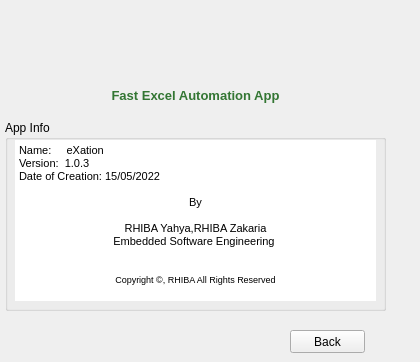
      <widget class="QWidget" name="page_5">
       <widget class="QLabel" name="label_17">
        <property name="geometry">
         <rect>
          <x>-10</x>
          <y>80</y>
          <width>411</width>
          <height>31</height>
         </rect>
        </property>
        <property name="styleSheet">
         <string notr="true">font: 14pt &quot;Terminal&quot;;
color: rgba(0, 85, 0, 201);</string>
        </property>
        <property name="text">
         <string>&lt;html&gt;&lt;head/&gt;&lt;body&gt;&lt;p align=&quot;center&quot;&gt;&lt;span style=&quot; font-size:10pt; font-weight:600;&quot;&gt;Fast Excel Automation App&lt;/span&gt;&lt;/p&gt;&lt;/body&gt;&lt;/html&gt;</string>
        </property>
       </widget>
       <widget class="QLabel" name="label_18">
        <property name="geometry">
         <rect>
          <x>180</x>
          <y>30</y>
          <width>41</width>
          <height>41</height>
         </rect>
        </property>
        <property name="text">
         <string/>
        </property>
        <property name="pixmap">
         <pixmap>icon.png</pixmap>
        </property>
        <property name="scaledContents">
         <bool>true</bool>
        </property>
       </widget>
       <widget class="QGroupBox" name="groupBox_3">
        <property name="geometry">
         <rect>
          <x>5</x>
          <y>120</y>
          <width>381</width>
          <height>191</height>
         </rect>
        </property>
        <property name="title">
         <string>App Info</string>
        </property>
        <widget class="QTextBrowser" name="textBrowser_2">
         <property name="geometry">
          <rect>
           <x>10</x>
           <y>20</y>
           <width>361</width>
           <height>161</height>
          </rect>
         </property>
         <property name="styleSheet">
          <string notr="true">border:none;</string>
         </property>
         <property name="html">
          <string>&lt;!DOCTYPE HTML PUBLIC &quot;-//W3C//DTD HTML 4.0//EN&quot; &quot;http://www.w3.org/TR/REC-html40/strict.dtd&quot;&gt;
&lt;html&gt;&lt;head&gt;&lt;meta name=&quot;qrichtext&quot; content=&quot;1&quot; /&gt;&lt;style type=&quot;text/css&quot;&gt;
p, li { white-space: pre-wrap; }
&lt;/style&gt;&lt;/head&gt;&lt;body style=&quot; font-family:'MS Shell Dlg 2'; font-size:8.25pt; font-weight:400; font-style:normal;&quot;&gt;
&lt;p style=&quot; margin-top:0px; margin-bottom:0px; margin-left:0px; margin-right:0px; -qt-block-indent:0; text-indent:0px;&quot;&gt;Name:     eXation&lt;/p&gt;
&lt;p style=&quot; margin-top:0px; margin-bottom:0px; margin-left:0px; margin-right:0px; -qt-block-indent:0; text-indent:0px;&quot;&gt;Version:  1.0.3&lt;/p&gt;
&lt;p style=&quot; margin-top:0px; margin-bottom:0px; margin-left:0px; margin-right:0px; -qt-block-indent:0; text-indent:0px;&quot;&gt;Date of Creation: 15/05/2022&lt;/p&gt;
&lt;p style=&quot;-qt-paragraph-type:empty; margin-top:0px; margin-bottom:0px; margin-left:0px; margin-right:0px; -qt-block-indent:0; text-indent:0px;&quot;&gt;&lt;br /&gt;&lt;/p&gt;
&lt;p align=&quot;center&quot; style=&quot; margin-top:0px; margin-bottom:0px; margin-left:0px; margin-right:0px; -qt-block-indent:0; text-indent:0px;&quot;&gt;&lt;span style=&quot; font-size:8pt;&quot;&gt;By&lt;/span&gt;&lt;/p&gt;
&lt;p align=&quot;center&quot; style=&quot;-qt-paragraph-type:empty; margin-top:0px; margin-bottom:0px; margin-left:0px; margin-right:0px; -qt-block-indent:0; text-indent:0px; font-size:8pt;&quot;&gt;&lt;br /&gt;&lt;/p&gt;
&lt;p align=&quot;center&quot; style=&quot; margin-top:0px; margin-bottom:0px; margin-left:0px; margin-right:0px; -qt-block-indent:0; text-indent:0px;&quot;&gt;&lt;span style=&quot; font-size:8pt;&quot;&gt;RHIBA Yahya,RHIBA Zakaria&lt;/span&gt;&lt;/p&gt;
&lt;p align=&quot;center&quot; style=&quot; margin-top:0px; margin-bottom:0px; margin-left:0px; margin-right:0px; -qt-block-indent:0; text-indent:0px;&quot;&gt;&lt;span style=&quot; font-size:8pt;&quot;&gt;Embedded Software Engineering &lt;/span&gt;&lt;/p&gt;
&lt;p align=&quot;center&quot; style=&quot;-qt-paragraph-type:empty; margin-top:0px; margin-bottom:0px; margin-left:0px; margin-right:0px; -qt-block-indent:0; text-indent:0px;&quot;&gt;&lt;br /&gt;&lt;/p&gt;
&lt;p align=&quot;center&quot; style=&quot;-qt-paragraph-type:empty; margin-top:0px; margin-bottom:0px; margin-left:0px; margin-right:0px; -qt-block-indent:0; text-indent:0px;&quot;&gt;&lt;br /&gt;&lt;/p&gt;
&lt;p align=&quot;center&quot; style=&quot; margin-top:0px; margin-bottom:0px; margin-left:0px; margin-right:0px; -qt-block-indent:0; text-indent:0px;&quot;&gt;&lt;span style=&quot; font-size:7pt;&quot;&gt;Copyright ©, RHIBA All Rights Reserved&lt;/span&gt;&lt;/p&gt;&lt;/body&gt;&lt;/html&gt;</string>
         </property>
        </widget>
       </widget>
       <widget class="QPushButton" name="pushButton_8">
        <property name="geometry">
         <rect>
          <x>290</x>
          <y>330</y>
          <width>75</width>
          <height>23</height>
         </rect>
        </property>
        <property name="text">
         <string>Back</string>
        </property>
       </widget>
      </widget>
